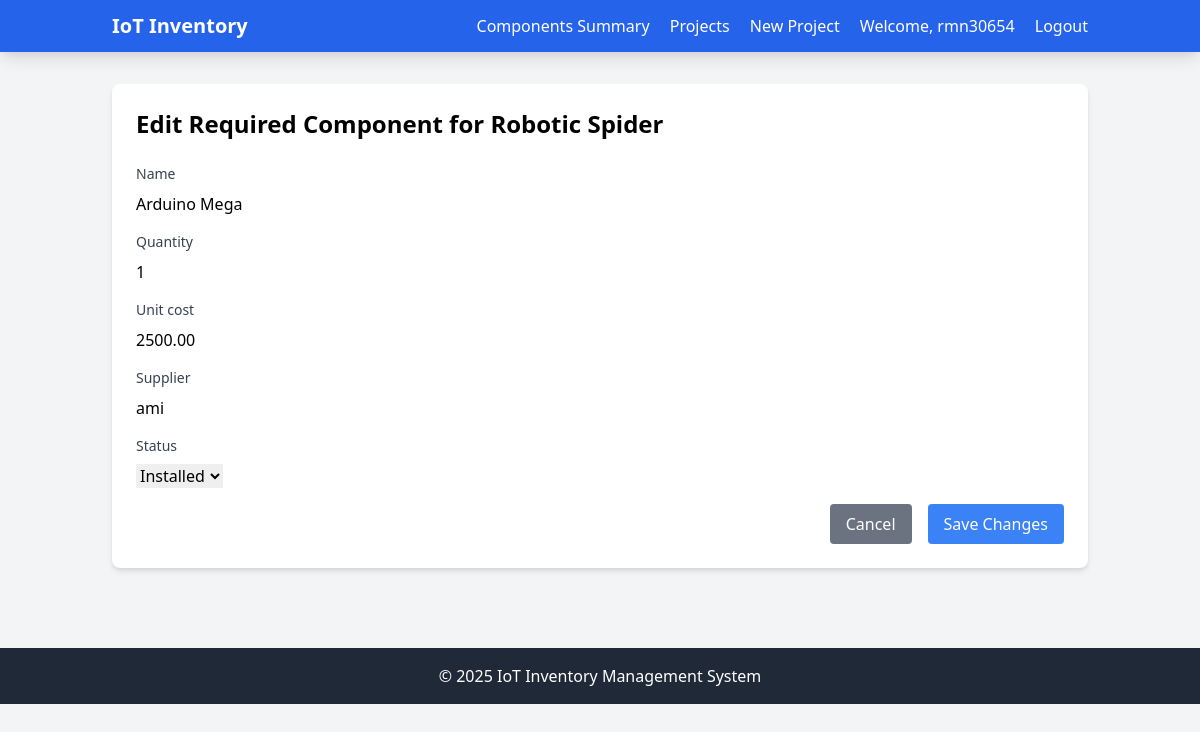
Screenshot of /iot/required-component/1/edit/ (signed in) with the database file from the repository.
### iot/models.py (models this page shows, shortened)
class Project(models.Model):
    name = models.CharField(max_length=200)
    client_name = models.CharField(max_length=200)
    start_date = models.DateField()
    target_completion = models.DateField()
    total_budget = models.DecimalField(
        max_digits=10,
        decimal_places=2,
        validators=[MinValueValidator(0)]
    )
    customer_given_tk = models.DecimalField(  # New field
        max_digits=10,
        decimal_places=2,
        validators=[MinValueValidator(0)],
        default=0
    )
    created_at = models.DateTimeField(auto_now_add=True)
    updated_at = models.DateTimeField(auto_now=True)

class RequiredComponent(models.Model):
    STATUS_CHOICES = [
        ('pending', 'Pending'),
        ('ordered', 'Ordered'),
        ('received', 'Received'),
        ('installed', 'Installed')
    ]
    project = models.ForeignKey(Project, on_delete=models.CASCADE)
    name = models.CharField(max_length=200)
    quantity = models.PositiveIntegerField()
    unit_cost = models.DecimalField(max_digits=10, decimal_places=2)
    supplier = models.CharField(max_length=200)
    status = models.CharField(max_length=20, choices=STATUS_CHOICES, default='pending')

### iot/views.py (the view)
# urls.py: path('required-component/<int:pk>/edit/', views.required_component_edit, name='required_component_edit'),
@login_required
def required_component_edit(request, pk):
    component = get_object_or_404(RequiredComponent, pk=pk)
    if request.method == "POST":
        form = RequiredComponentForm(request.POST, instance=component)
        if form.is_valid():
            component = form.save()
            messages.success(request, 'Required component updated successfully.')
            return redirect('iot:project_detail', pk=component.project.pk)
    else:
        form = RequiredComponentForm(instance=component)
    return render(request, 'iot/component_form.html', {
        'form': form,
        'project': component.project,
        'component_type': 'Required'
    })

### iot/forms.py
class RequiredComponentForm(forms.ModelForm):
    class Meta:
        model = RequiredComponent
        fields = ['name','quantity', 'unit_cost',
                  'supplier', 'status']

### iot/templates/iot/component_form.html (shortened to what this page needs)
{% extends 'iot/base.html' %}
{% block content %}
<div class="bg-white rounded-lg shadow-md p-6">
    <h1 class="text-2xl font-bold mb-6">
        {% if form.instance.pk %}
            Edit {{ component_type }} Component
        {% else %}
            Add {{ component_type }} Component
        {% endif %}
        for {{ project.name }}
    </h1>
    <form method="post" class="space-y-4">
        {% for field in form %}
        <div class="space-y-2">
            <label for="{{ field.id_for_label }}" class="block text-sm font-medium text-gray-700">
                {{ field.label }}
            </label>
            <div class="mt-1">
                {{ field }}
            </div>
        </div>
        {% endfor %}
        <div class="flex justify-end space-x-4">
            <a href="{% url 'iot:project_detail' project.pk %}"
               class="bg-gray-500 text-white px-4 py-2 rounded hover:bg-gray-600">
                Cancel
            </a>
            <button type="submit" class="bg-blue-500 text-white px-4 py-2 rounded hover:bg-blue-600">
                {% if form.instance.pk %}Save Changes{% else %}Add Component{% endif %}
            </button>
        </div>
    </form>
</div>
{% endblock %}

### iot/templates/iot/base.html (shortened to what this page needs)
<!DOCTYPE html>
<html lang="en">
<head>
    <link href="https://cdnjs.cloudflare.com/ajax/libs/tailwindcss/2.2.19/tailwind.min.css" rel="stylesheet">
</head>
<body class="bg-gray-100">
    <nav class="bg-blue-600 text-white shadow-lg">
        <div class="container mx-auto px-6 py-3">
            <div class="flex items-center justify-between">
                <div class="text-xl font-bold">
                    <a href="{% url 'iot:project_list' %}">IoT Inventory</a>
                </div>
                <div class="space-x-4">
                    {% if user.is_authenticated %}
                    <a href="{% url 'iot:required_components_summary' %}" class="hover:text-gray-200">Components Summary</a>
                        <a href="{% url 'iot:project_list' %}" class="hover:text-gray-200">Projects</a>
                        <a href="{% url 'iot:project_create' %}" class="hover:text-gray-200">New Project</a>
                        <span>Welcome, {{ user.username }}</span>
                        <a href="{% url 'logout' %}" class="hover:text-gray-200">Logout</a>
                    {% else %}
                        <a href="{% url 'admin/login' %}" class="hover:text-gray-200">Login</a>
                    {% endif %}
                </div>
            </div>
        </div>
    </nav>
    <main class="container mx-auto px-6 py-8">
        {% block content %}{% endblock %}
    </main>
    <footer class="bg-gray-800 text-white mt-12">
        <div class="container mx-auto px-6 py-4">
            <p class="text-center">&copy; {% now "Y" %} IoT Inventory Management System</p>
        </div>
    </footer>
</body>
</html>

### rows the page displays
Project: name "Robotic Spider"
RequiredComponent: form "Arduino Mega" "1" "2500.00" "ami" "Installed"

### other values shown
{{ user.username }} "rmn30654"
{{ component_type }} "Required"
{{ field.label }} "Name" "Quantity" "Unit cost" "Supplier" "Status"
